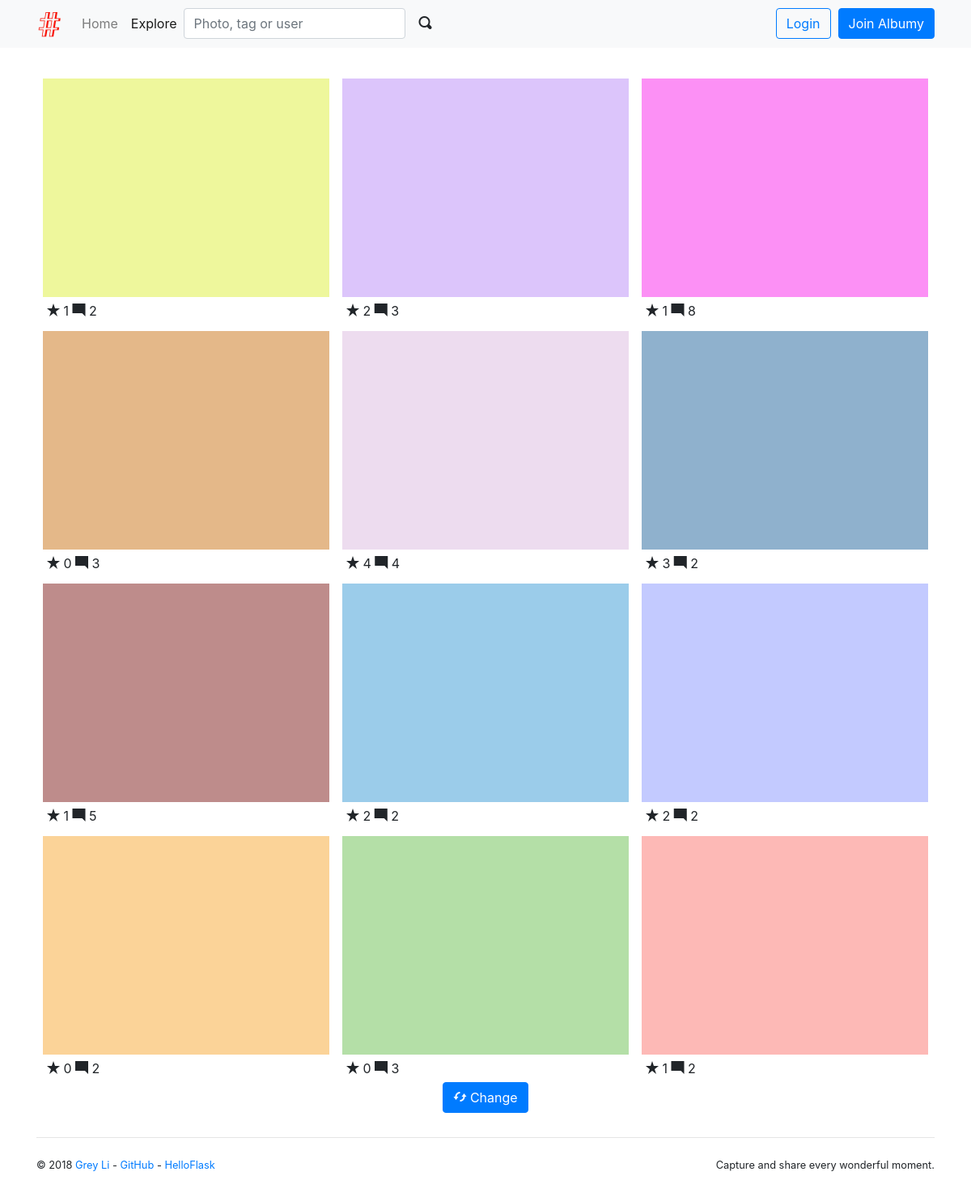
/explore, run on the app's committed database.
### albumy/models.py (models this page shows)
@whooshee.register_model('description')
class Photo(db.Model):
    id = db.Column(db.Integer, primary_key=True)
    description = db.Column(db.String(500))
    filename = db.Column(db.String(64))
    filename_s = db.Column(db.String(64))
    filename_m = db.Column(db.String(64))
    timestamp = db.Column(db.DateTime, default=datetime.utcnow, index=True)
    can_comment = db.Column(db.Boolean, default=True)
    flag = db.Column(db.Integer, default=0)
    author_id = db.Column(db.Integer, db.ForeignKey('user.id'))
    author = db.relationship('User', back_populates='photos')
    comments = db.relationship('Comment', back_populates='photo', cascade='all')
    collectors = db.relationship('Collect', back_populates='collected', cascade='all')
    tags = db.relationship('Tag', secondary=tagging, back_populates='photos')

### albumy/blueprints/main.py (the view)
@main_bp.route('/explore')
def explore():
    photos = Photo.query.order_by(func.random()).limit(12)
    return render_template('main/explore.html', photos=photos)

### albumy/__init__.py (called while the page is built)
def register_template_context(app):
    @app.context_processor
    def make_template_context():
        if current_user.is_authenticated:
            notification_count = Notification.query.with_parent(current_user).filter_by(is_read=False).count()
        else:
            notification_count = None
        return dict(notification_count=notification_count)

### albumy/templates/main/explore.html (shortened to what this page needs)
{% extends 'base.html' %}
{% from 'macros.html' import photo_card with context %}
{% block content %}
    <div class="row">
        <div class="col-md-12">
            {% for photo in photos %}
                {{ photo_card(photo) }}
            {% endfor %}
        </div>
    </div>
    <div class="text-center">
        <a class="btn btn-primary" href="{{ url_for('.explore') }}">
            <span class="oi oi-loop-circular"></span> Change
        </a>
    </div>
{% endblock %}

### albumy/templates/macros.html (shortened to what this page needs)
{% macro photo_card(photo) %}
    <div class="photo-card card">
        <a class="card-thumbnail" href="{{ url_for('main.show_photo', photo_id=photo.id) }}">
            <img class="card-img-top portrait" src="{{ url_for('main.get_image', filename=photo.filename_s) }}">
        </a>
        <div class="card-body">
            <span class="oi oi-star"></span> {{ photo.collectors|length }}
            <span class="oi oi-comment-square"></span> {{ photo.comments|length }}
        </div>
    </div>
{% endmacro %}

### albumy/static/css/style.css (style rules this page uses)
.photo-card { float: left; width: 33.333%; padding: 0.5rem 0.5rem 0 0.5rem; border: 0; }
.photo-card .card-body { padding: 5px; }
.card-thumbnail { position: relative; width: auto; height: 20em; overflow: hidden; }
.card-thumbnail img { position: absolute; left: 50%; top: 50%; height: 100%; width: auto; -webkit-transform: translate(-50%, -50%); -ms-transform: translate(-50%, -50%); transform: translate(-50%, -50%); }
.card-thumbnail img.portrait { width: 100%; height: auto; }
@media (max-width: 1280px) { .card-thumbnail { height: 270px; } }

### data on the page
Photo: filename_s (picture), collectors|length "1", comments|length "2"
Photo: filename_s (picture), collectors|length "2", comments|length "3"
Photo: filename_s (picture), collectors|length "1", comments|length "8"
Photo: filename_s (picture), collectors|length "0", comments|length "3"
Photo: filename_s (picture), collectors|length "4", comments|length "4"
Photo: filename_s (picture), collectors|length "3", comments|length "2"
Photo: filename_s (picture), collectors|length "1", comments|length "5"
Photo: filename_s (picture), collectors|length "2", comments|length "2"
Photo: filename_s (picture), collectors|length "2", comments|length "2"
Photo: filename_s (picture), collectors|length "0", comments|length "2"
Photo: filename_s (picture), collectors|length "0", comments|length "3"
Photo: filename_s (picture), collectors|length "1", comments|length "2"

### other printed values
{{ render_nav_item('main.index', 'Home') }} "Home"
{{ render_nav_item('main.explore', 'Explore') }} "Explore"
